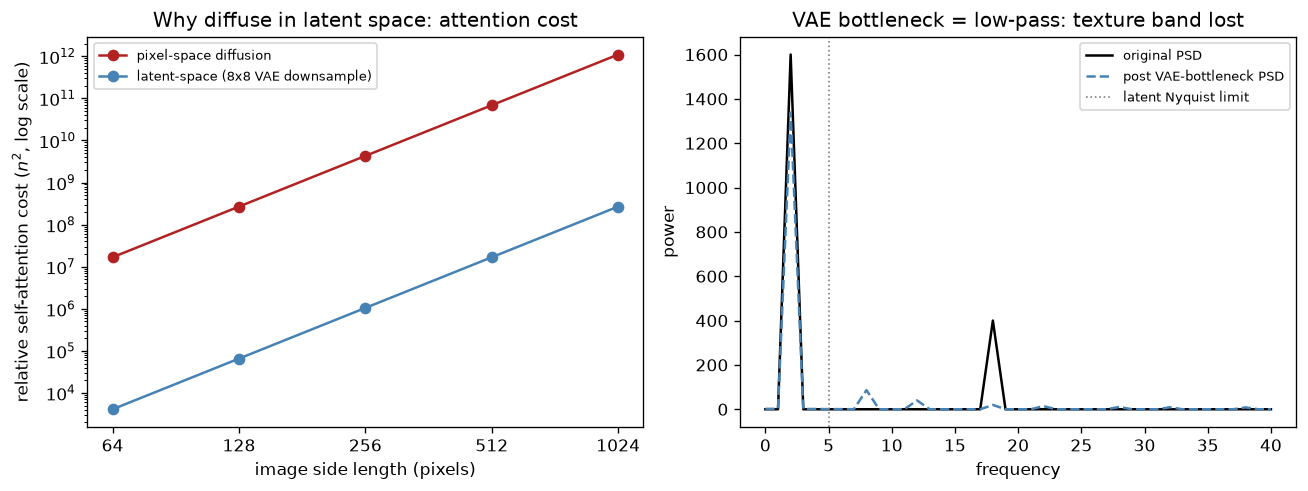

Python code for this plot:
import numpy as np
import matplotlib.pyplot as plt

np.random.seed(42)

# ---------- Panel 1: self-attention FLOPs, pixel-space diffusion vs latent-space diffusion ----------
resolutions = np.array([64, 128, 256, 512, 1024])   # H = W, pixel-space image side length
downsample = 8                                       # SD's VAE: 8x spatial downsample per side

n_pixels = resolutions ** 2                          # tokens if you ran diffusion directly on pixels
n_latents = (resolutions // downsample) ** 2         # tokens actually seen by the U-Net in latent space

flops_pixel = n_pixels ** 2                          # self-attention cost ~ O(n^2 * d), d held fixed
flops_latent = n_latents ** 2

fig, axes = plt.subplots(1, 2, figsize=(11, 4.2))

ax = axes[0]
ax.plot(resolutions, flops_pixel, marker="o", color="firebrick", label="pixel-space diffusion")
ax.plot(resolutions, flops_latent, marker="o", color="steelblue", label=f"latent-space ({downsample}x8 VAE downsample)")
ax.set_yscale("log")
ax.set_xscale("log", base=2)
ax.set_xticks(resolutions)
ax.set_xticklabels(resolutions)
ax.set_xlabel("image side length (pixels)")
ax.set_ylabel(r"relative self-attention cost ($n^2$, log scale)")
ax.set_title("Why diffuse in latent space: attention cost")
ax.legend(fontsize=8)

# ---------- Panel 2: the DSP cost of that compression -- VAE bottleneck = low-pass + downsample ----------
n = 80
t = np.linspace(0, 1, n, endpoint=False)
# a synthetic "image row": a coarse structure term plus fine high-frequency texture
signal = np.sin(2 * np.pi * 2 * t) + 0.5 * np.sin(2 * np.pi * 18 * t)  # low-freq shape + high-freq texture

factor = 8  # mirrors the VAE's 8x spatial downsample
# simulate the encoder: anti-alias low-pass (box filter) then decimate -- this is what a real VAE encoder
# approximates by learning to discard information a decoder can't reconstruct anyway
kernel = np.ones(factor) / factor
smoothed = np.convolve(signal, kernel, mode="same")
latent = smoothed[::factor]                     # the compressed "latent" row, 8x fewer samples
recon = np.repeat(latent, factor)               # naive decoder: nearest-neighbor upsample back to n

freqs = np.fft.rfftfreq(n, d=t[1] - t[0])
psd_orig = np.abs(np.fft.rfft(signal)) ** 2
psd_recon = np.abs(np.fft.rfft(recon)) ** 2

ax = axes[1]
ax.plot(freqs, psd_orig, color="black", label="original PSD")
ax.plot(freqs, psd_recon, color="steelblue", linestyle="--", label="post VAE-bottleneck PSD")
ax.axvline(n / (2 * factor), color="gray", linestyle=":", linewidth=1, label="latent Nyquist limit")
ax.set_xlabel("frequency")
ax.set_ylabel("power")
ax.set_title("VAE bottleneck = low-pass: texture band lost")
ax.legend(fontsize=8)

plt.tight_layout()
plt.savefig("graph_DAY_87.png", dpi=120, bbox_inches="tight")
